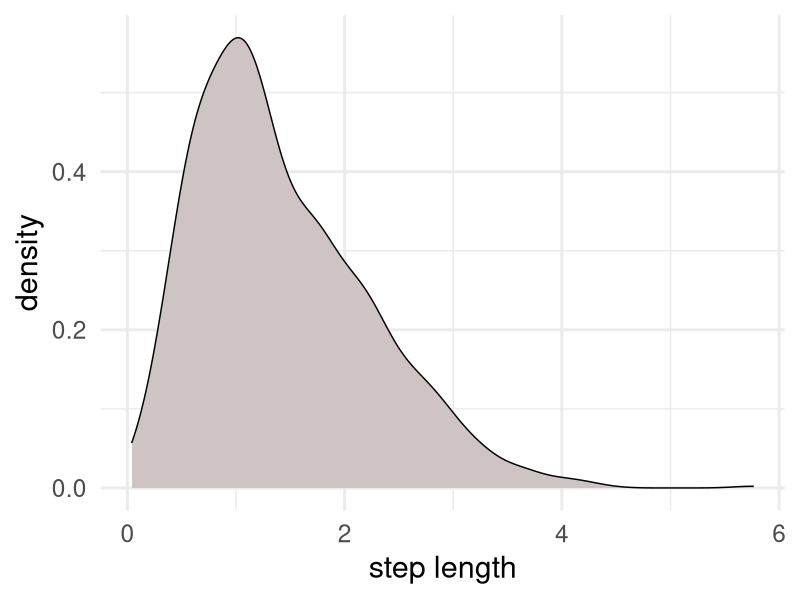
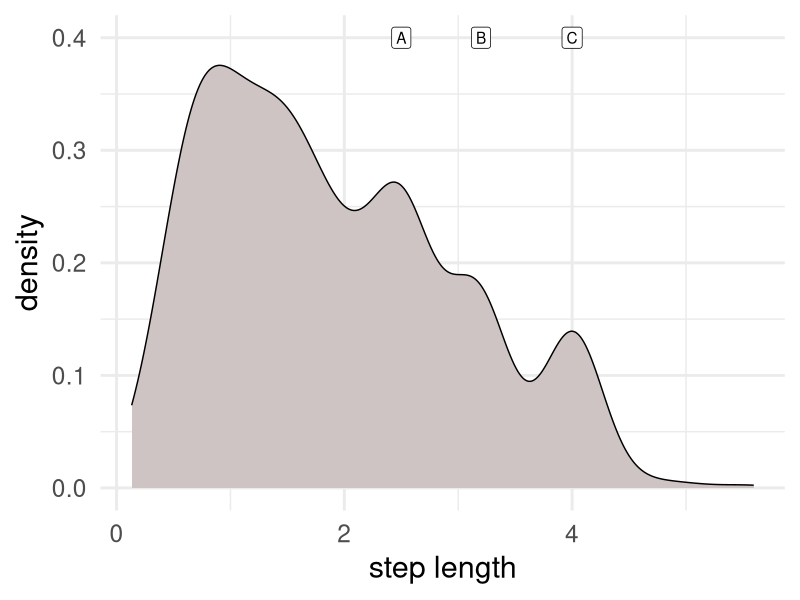
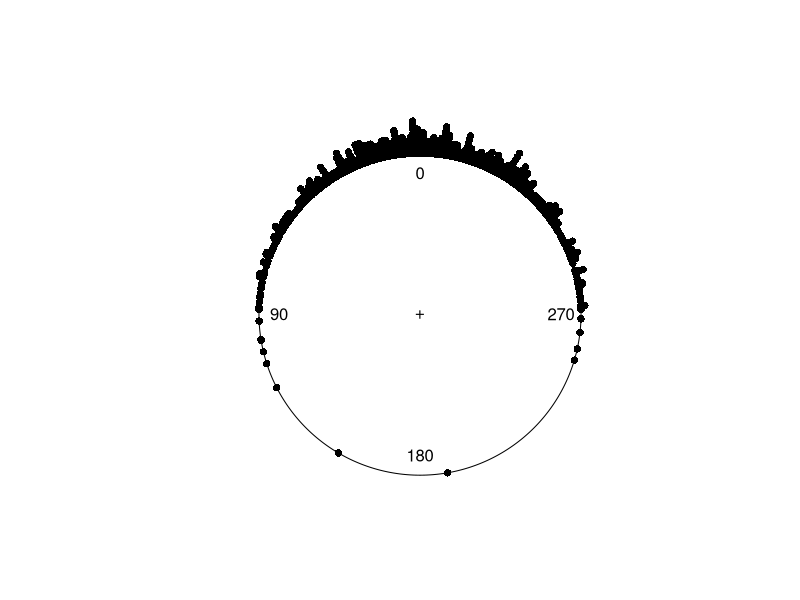
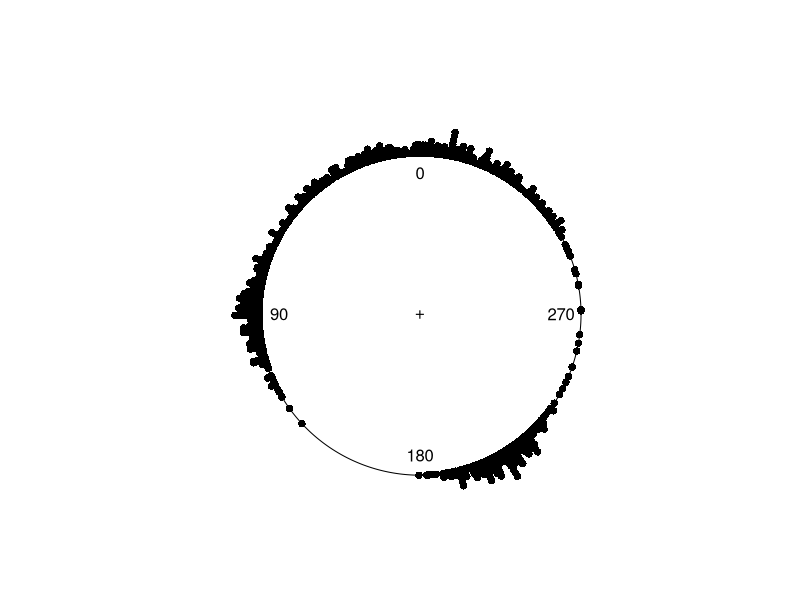

Write the R code that produced these figures, in order. (Note: this script raises an error after producing the figures.)
library(ggplot2)
library(circular)


prod_sl <- data.frame(x = rgamma(1e3, 3, 2)) |>
	ggplot(aes(x)) + geom_density(fill = '#cec4c4') +
	labs(x = 'step length', y = 'density') +
	theme_minimal(base_size = 22)
prod_sl

scr_sl <- data.frame(x = c(
	rgamma(1e3, 3, 2),
	rnorm(1e2, 2.5, 0.1),
	rnorm(1e2, 3.2, 0.1),
	rnorm(1e2, 4, 0.1))) |>
	ggplot(aes(x)) + geom_density(fill = '#cec4c4') +
	geom_label(data = data.frame(x = c(2.5, 3.2, 4), y = rep(0.4, 3), id = LETTERS[seq.int(3)]), aes(x, y, label = id)) +
 	labs(x = 'step length', y = 'density') +
	theme_minimal(base_size = 22)
scr_sl




rvonmises(1e3, circular(0), 3, control.circular=list(units="degrees")) |>
	plot(stack=TRUE, bins=1.4e3, xlim=c(-1,1), ylim=c(-1,1.3), zero = rad(90))

c(rvonmises(5e2, circular(0), 3, control.circular=list(units="degrees")),
	rnorm(3e2, rad(90), 0.2),
	rnorm(3e2, rad(210), 0.2)) |>
	plot(stack=TRUE, bins=1.4e3, xlim=c(-1,1), ylim=c(-1,1.3), zero = rad(90))


ggplot(data.table(
	x = as.integer(rvonmises(1e5, circular(0), 1, control.circular=list(units="degrees"))))[, .N, x][, .(x, N, density = N / sum(N))]) +
	geom_area(aes(x, density), size = 1, fill = 'black', alpha = 0.5) +
	coord_polar() +
	theme_minimal() +
	theme(axis.text.y = element_blank())


ggplot(data.table(
	x = as.integer(c(
		rvonmises(3e5, circular(0), 1, control.circular=list(units="degrees")),
		rnorm(0.5e5, rad(90), 0.2),
		rnorm(0.5e5, rad(210), 0.2)
	)))[, .N, x][, .(x, N, density = N / sum(N))]) +
	geom_area(aes(x, density), size = 1, fill = 'black', alpha = 0.5) +
	coord_polar() +
	theme_minimal() +
	theme(axis.text.y = element_blank())



ggplot(data.table(
	x = rvonmises(1e5, circular(0), 1, control.circular=list(units="degrees")) |> as.integer() |> cut(breaks = 120))[, .N, x][, .(x, density = N / .N)]) +
	geom_count(aes(x, density), size = 0.1, fill = 'grey') +
	# geom_area(aes(x, density), size = 1, fill = 'darkgrey') +
	coord_polar() +
	theme_minimal()




ggplot(data.table(
	x = as.integer(rvonmises(1e5, circular(0), 3, control.circular=list(units="degrees"))))[, .N, x]) +
	geom_point(aes(x = x, y = N)) +
	coord_polar() +
	labs(x = '', y = '') +
	scale_x_continuous(n.breaks = 20) +
	theme_minimal() +
	theme(axis.text.y = element_blank())


ggplot(data.table(
	x = as.integer(c(rvonmises(5e2, circular(0), 3, control.circular=list(units="degrees")),
				rnorm(3e2, rad(90), 0.2),
				rnorm(3e2, rad(210), 0.2))))[, .N, x]) +
	geom_density(aes(x = x, y = N)) +
	coord_polar() +
	labs(x = '', y = '') +
	scale_x_continuous(n.breaks = 20) +
	theme_minimal() +
	theme(axis.text.y = element_blank())



ggplot(data.table(
	x = as.integer(c(
		rvonmises(5e1, circular(0), 1, control.circular=list(units="degrees")),
		rnorm(0.5e5, rad(75), 0.2),
		rnorm(0.5e5, rad(170), 0.3),
		rnorm(0.5e5, rad(320), 0.2)
	)))[, .N, x][, .(x, N, density = N / sum(N))][x < 360]) +
	geom_area(aes(x, density), size = 1, fill = 'black', alpha = 0.5) +
	coord_polar() +
	labs(x = 'turn angle', y = 'density') +
	theme_minimal(base_size = 22) +
	theme(axis.text.y = element_blank())
